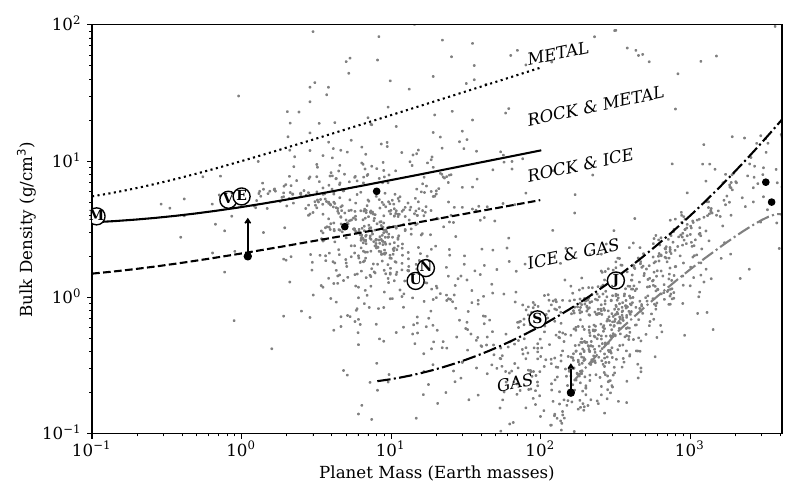

Recreate this plot in Python.
import numpy as np
import matplotlib.pyplot as plt
from astropy.io import ascii

import plotsetup

mass_min=.1
mass_max=4106
mass=np.logspace(np.log10(mass_min),np.log10(mass_max),1000)

# https://web.gps.caltech.edu/classes/ge131/notes2023/Chapter_9.pdf

m1=np.array([1,10,100,1000])
rock=np.array([1,1.5,2.2,2.8])
ice=np.array([1.2,2.5,4.2,4.8])
gas=np.array([2.6,6.1,9.5,11])

colors=plt.rcParams["axes.prop_cycle"].by_key()['color']


color_rock="brown"
color_ice="blue"
color_icegiant="green"
color_gas="black"

color_rock=color_ice=color_icegiant=color_gas="black"

fig=plt.figure(figsize=(8,5))
do_dots=False
if do_dots:
	plt.plot(m1,m1*5.97e27/(4*np.pi/3*(rock*6378e5)**3),'-o',color=color_rock)
	plt.plot(m1,m1*5.97e27//(4*np.pi/3*(ice*6378e5)**3),'-o',color=color_ice)
	plt.plot(m1,m1*5.97e27//(4*np.pi/3*(gas*6378e5)**3),'-o',color=color_gas)
plt.xscale("log");plt.yscale("log")

x=np.log10(mass)
yrock=.4*x +.2*(x/2)**2
rrock = 5.5*10**yrock
yice=.18*x**2-.18*x+.5
rice=10**yice
rice=np.clip(rrock*.2,a_min=1,a_max=np.inf)
ygas=.21*x**2-.24*x-.57
rgas=10**ygas
rgas[0:np.argmin(rgas)]=np.min(rgas)
rgas=np.clip(rgas,.2,np.inf)
# using exoplex:
a=.1 ; rho1=10 ; exponent=0.35
rmetal=rho1*((a/mass+1)/(1.+a)*mass)**exponent
a=.3 ; rho1=4.6 ; exponent=0.22
rrock=rho1*((a/mass+1)/(1.+a)*mass)**exponent
a=.1 ; rho1=2.1 ; exponent=0.2
rice=rho1*((a/mass+1)/(1.+a)*mass)**exponent
a=.4 ; rho1=1 ; exponent=0.25
rwater=rho1*((a/mass+1)/(1.+a)*mass)**exponent
radius_gg=(0.96 + 0.21*np.log10(mass*5.97/1900)-0.20*(np.log10(mass*5.97/1900))**2)*69911/6378
rgg=mass*5.97e27/(4*np.pi/3*(radius_gg*6378e5)**3)
l=np.where(mass<100)
plt.plot(mass[l],rmetal[l],linestyle="dotted",color="black")#,label="iron")
plt.plot(mass[l],rrock[l],color=color_rock)#,label="rock")
plt.plot(mass[l],rice[l],'--',color=color_ice)#,label="ice")
l=np.where(mass>8)
plt.plot(mass[l],rgas[l],linestyle="dashdot",color=color_gas)#,label="gas")

plt.xlabel("Planet Mass (Earth masses)")
plt.ylabel(r"Bulk Density (g/cm$^3$)")

namep=['M','V','E','J','S','U','N']
mp=np.array([0.64,4.87,5.97,1900,568,87,102])/5.97
rhop=np.array([3.93,5.2,5.5,1.33,0.69,1.32,1.64])
#plt.scatter(mp,rhop,color="black")
plt.scatter(mp,rhop,s=150,edgecolors="black",facecolors="white",zorder=5)
for n,m,rho in zip(namep,mp,rhop):
	if m>mass_min:
		plt.text(m,rho,n,va="center",ha="center",zorder=6,fontweight='demibold',fontsize=10)

#plt.plot(mass,4*mass**(1/2),color="grey",linestyle="dashed")
ricerock=(rice*rrock)**.5

rho_min=.1
alpha_fill=0 #.05
plt.fill(np.append(mass,mass[-1::-1]),np.append(1.5*rrock,rice[-1::-1]),color=color_rock,alpha=alpha_fill)
#plt.fill(np.append(mass,mass[-1::-1]),np.append(ricerock,rice[-1::-1]),color=color_ice,alpha=alpha_fill)
plt.fill(np.append(mass,mass[-1::-1]),np.append(rice,1.5*rgas[-1::-1]),color=color_icegiant,alpha=alpha_fill)
plt.fill(np.append(mass,[mass[-1],mass[0]]),np.append(1.5*rgas,[rho_min,rho_min]),color=color_gas,alpha=alpha_fill)

rot=12
plt.text(80,50,"METAL",color="black",rotation=rot,fontstyle='italic')
plt.text(80,18,"ROCK & METAL",color="black",rotation=rot,fontstyle='italic')
plt.text(80,7,"ROCK & ICE",color="black",rotation=rot,fontstyle='italic')
plt.text(80,1.6,"ICE & GAS",color="black",rotation=rot,fontstyle='italic')
plt.text(50,.2,"GAS ",color="black",rotation=rot,fontstyle='italic')
plt.xlim(mass.min(),mass.max())
plt.ylim(rho_min,100)

do_exoplan_nearby=True
if do_exoplan_nearby:
	d=ascii.read("exoplan.dat")
	d=d[d['Density']>0]
	# fix proxima cen b and 51 peg b
	dp=d[d['planet']=="prox_cen_b"]
	d=d[d['planet']!="prox_cen_b"]
	d=d[d['planet']!="51_peg_b"]
	plt.scatter(d['Mass'],d['Density'],20,label="Nearby exoplanets",color="black")
	plt.errorbar([1.1],[2],yerr=[1.5],lolims=True,fmt='o',capsize=2,color="black",markersize=5)
	plt.errorbar([0.5*1900/5.97],[0.2],yerr=[.1],lolims=True,fmt='o',capsize=2,color="black",markersize=5)
# EXOPLANETS
do_exoplan=True
if do_exoplan:
	de=ascii.read("exoplanet.eu_catalog_07-07-25_00_31_54.csv")
	de=de[de['orbital_period']>1]
	massp=de['mass']*1900e27
	mearth=massp/5.97e27
	radius=de['radius']*69911e5
	density = massp/(4*np.pi/3*radius**3)
	de['density']=density
	plt.scatter(mearth,density,1,label="Exoplanets",zorder=0,color="grey")
	dcrit=.1*(mearth/100)**(.95)*3

do_browndwarf=True
if do_browndwarf:
	d=ascii.read("nc+0.0_co1.0_mass")
	m=d['M/Msun']
	r=d['R/Rsun']
	density=m*1.99e33/(4*np.pi/3*(r*6.96e10)**3)
	t=d['age(Gyr)']
	mme=m*1.99e33/5.97e27
	l=np.where(t==4.0)
	#plt.plot(mme[l],density[l]*1.1,color="grey")
	l=np.where(t==0.01)
	plt.plot(mme[l],density[l],linestyle="dashdot",color="grey")


#plt.legend()
plt.tight_layout()
plt.savefig("planmod.pdf")

print("WHAT TO DO WITH SIZE...DONT CALL SMALL PLANETS GIANTS")
